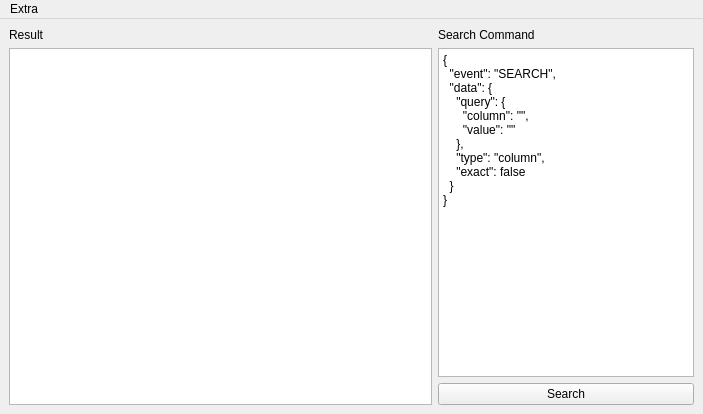
<?xml version="1.0" encoding="UTF-8"?>
<ui version="4.0">
 <class>MainWindow</class>
 <widget class="QMainWindow" name="MainWindow">
  <property name="geometry">
   <rect>
    <x>0</x>
    <y>0</y>
    <width>703</width>
    <height>414</height>
   </rect>
  </property>
  <property name="sizePolicy">
   <sizepolicy hsizetype="Preferred" vsizetype="Preferred">
    <horstretch>0</horstretch>
    <verstretch>0</verstretch>
   </sizepolicy>
  </property>
  <property name="windowTitle">
   <string>Python Client</string>
  </property>
  <widget class="QWidget" name="centralwidget">
   <property name="enabled">
    <bool>true</bool>
   </property>
   <layout class="QGridLayout" name="gridLayout" rowstretch="0,0,0" columnstretch="1,0">
    <property name="sizeConstraint">
     <enum>QLayout::SetDefaultConstraint</enum>
    </property>
    <item row="0" column="0">
     <widget class="QLabel" name="Resultlabel">
      <property name="text">
       <string>Result</string>
      </property>
     </widget>
    </item>
    <item row="1" column="1">
     <widget class="QPlainTextEdit" name="commandfield">
      <property name="plainText">
       <string>{
  &quot;event&quot;: &quot;SEARCH&quot;,
  &quot;data&quot;: {
    &quot;query&quot;: {
      &quot;column&quot;: &quot;&quot;,
      &quot;value&quot;: &quot;&quot;
    },
    &quot;type&quot;: &quot;column&quot;,
    &quot;exact&quot;: false
  }
}</string>
      </property>
     </widget>
    </item>
    <item row="0" column="1">
     <widget class="QLabel" name="commandlabel">
      <property name="text">
       <string>Search Command</string>
      </property>
     </widget>
    </item>
    <item row="2" column="1">
     <widget class="QPushButton" name="Searchbutton">
      <property name="text">
       <string>Search</string>
      </property>
     </widget>
    </item>
    <item row="1" column="0" rowspan="2">
     <widget class="QTableView" name="ResultTable">
      <property name="editTriggers">
       <set>QAbstractItemView::NoEditTriggers</set>
      </property>
      <property name="alternatingRowColors">
       <bool>true</bool>
      </property>
      <property name="sortingEnabled">
       <bool>true</bool>
      </property>
      <attribute name="verticalHeaderShowSortIndicator" stdset="0">
       <bool>true</bool>
      </attribute>
     </widget>
    </item>
   </layout>
  </widget>
  <widget class="QMenuBar" name="menubar">
   <property name="geometry">
    <rect>
     <x>0</x>
     <y>0</y>
     <width>703</width>
     <height>30</height>
    </rect>
   </property>
   <widget class="QMenu" name="menuExtra">
    <property name="title">
     <string>Extra</string>
    </property>
    <addaction name="actiontest"/>
    <addaction name="actionAbout"/>
   </widget>
   <addaction name="menuExtra"/>
  </widget>
  <action name="actiontest">
   <property name="text">
    <string>test</string>
   </property>
  </action>
  <action name="actionAbout">
   <property name="text">
    <string>About</string>
   </property>
  </action>
 </widget>
 <resources/>
 <connections/>
</ui>
